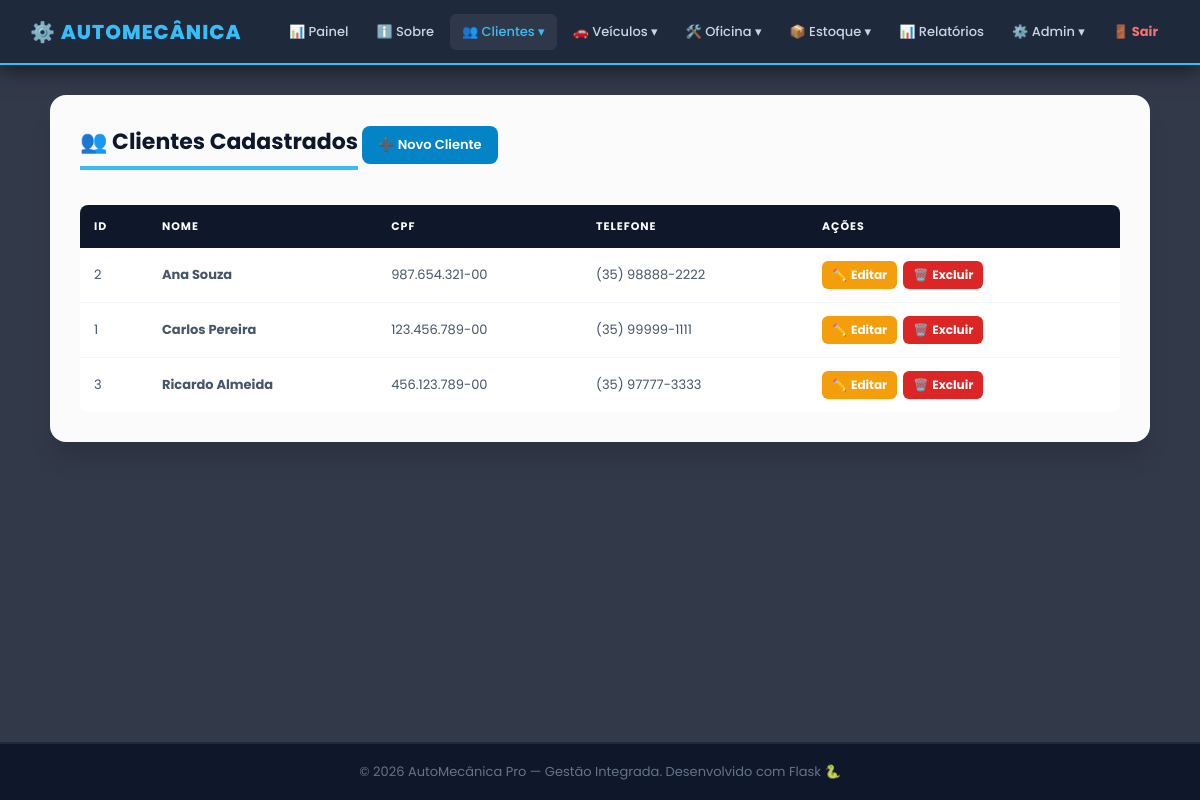
The page /cliente (signed in) on the database as committed earlier.
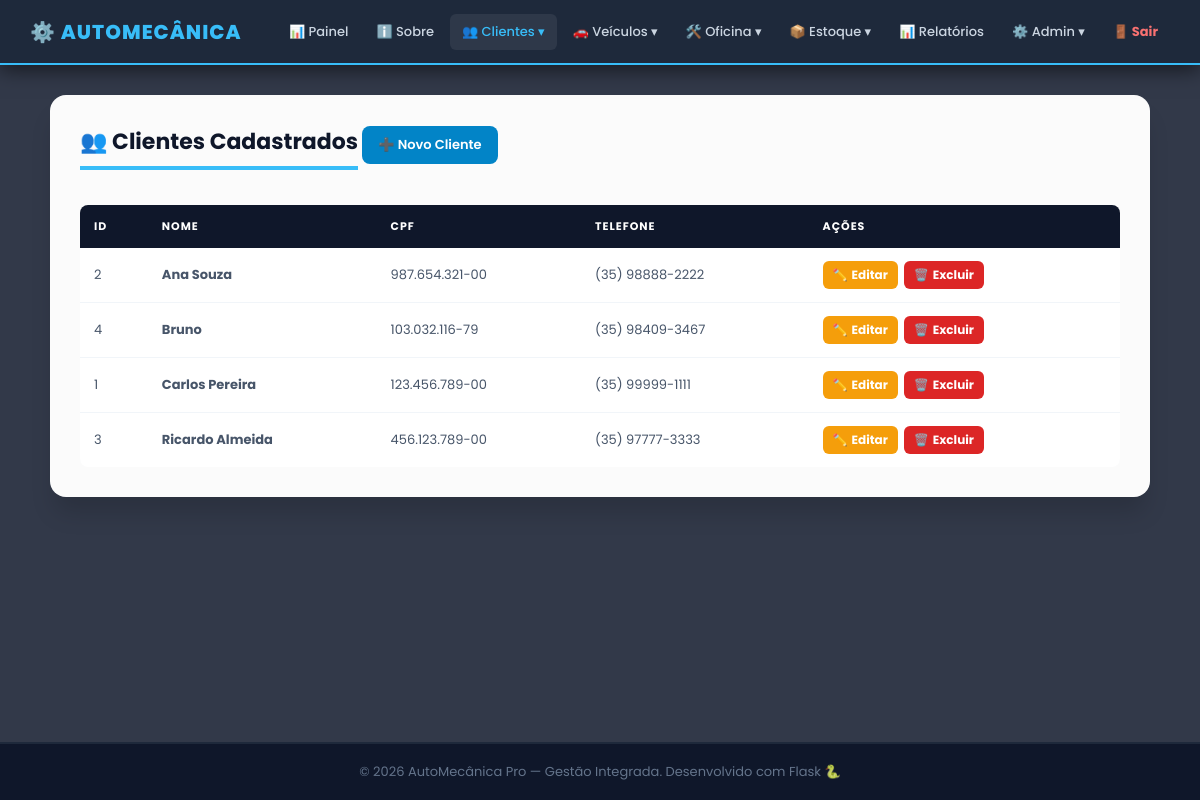
The same page on the database as committed later.
### app.py (models this page shows)
class Cliente(db.Model):
    __tablename__ = 'cliente'
    id_cliente = db.Column(db.Integer, primary_key=True)
    nome       = db.Column(db.String(100), nullable=False)
    cpf        = db.Column(db.String(15),  unique=True, nullable=False)
    telefone   = db.Column(db.String(20))
    veiculos   = db.relationship('Veiculo', backref='cliente', lazy=True, cascade='all, delete-orphan')

### app.py (the view)
@app.route('/cliente')
@login_required
def cliente_consultar():
    clientes = Cliente.query.order_by(Cliente.nome).all()
    return render_template('cliente/consultar.html', controller='cliente', clientes=clientes)

### app.py (called while the page is built, shortened)
def login_required(f):
    @wraps(f)
    def decorated(*args, **kwargs):
        if 'usuario_id' not in session:
            return redirect(url_for('login'))
        return f(*args, **kwargs)
    return decorated

@app.before_request
def ensure_db():
    global _db_initialized

@app.before_request
def csrf_protect():
    if request.method == 'POST':
        token_sessao = session.get('_csrf_token')
        token_form   = request.form.get('csrf_token')
        if not token_sessao or not token_form or not hmac.compare_digest(token_sessao, token_form):
            abort(400, description='Token CSRF invalido ou ausente. Recarregue a pagina e tente novamente.')

### templates/cliente/consultar.html (shortened to what this page needs)
{% extends 'base.html' %}
{% block content %}
<div class="cartao card-lg">
    <h3>👥 Clientes Cadastrados</h3>
    <a href="{{ url_for('cliente_cadastrar') }}" class="btn-add">➕ Novo Cliente</a>
    <div class="tabela-wrapper tbl-desktop">
        <table>
            <thead>
                <tr><th>ID</th><th>Nome</th><th>CPF</th><th>Telefone</th><th>Ações</th></tr>
            </thead>
            <tbody>
                {% for cli in clientes %}
                <tr>
                    <td>{{ cli.id_cliente }}</td>
                    <td><b>{{ cli.nome }}</b></td>
                    <td>{{ cli.cpf }}</td>
                    <td>{{ cli.telefone }}</td>
                    <td><div class="acoes">
                        <a href="{{ url_for('cliente_editar', id=cli.id_cliente) }}" class="btn-ed">✏️<span class="txt"> Editar</span></a>
                        <a href="{{ url_for('cliente_excluir', id=cli.id_cliente) }}" class="btn-ex" onclick="return confirm('Excluir cliente {{ cli.nome }}?')">🗑️<span class="txt"> Excluir</span></a>
                    </div></td>
                </tr>
                {% else %}
                <tr><td colspan="5" style="text-align:center;color:#94a3b8;padding:30px;">Nenhum cliente cadastrado.</td></tr>
                {% endfor %}
            </tbody>
        </table>
    </div>
</div>
{% endblock %}

Rows that differ between the two databases and show on the page:
added Cliente: id_cliente "4", nome "Bruno", cpf "103.032.116-79", telefone "(35) 98409-3467"
